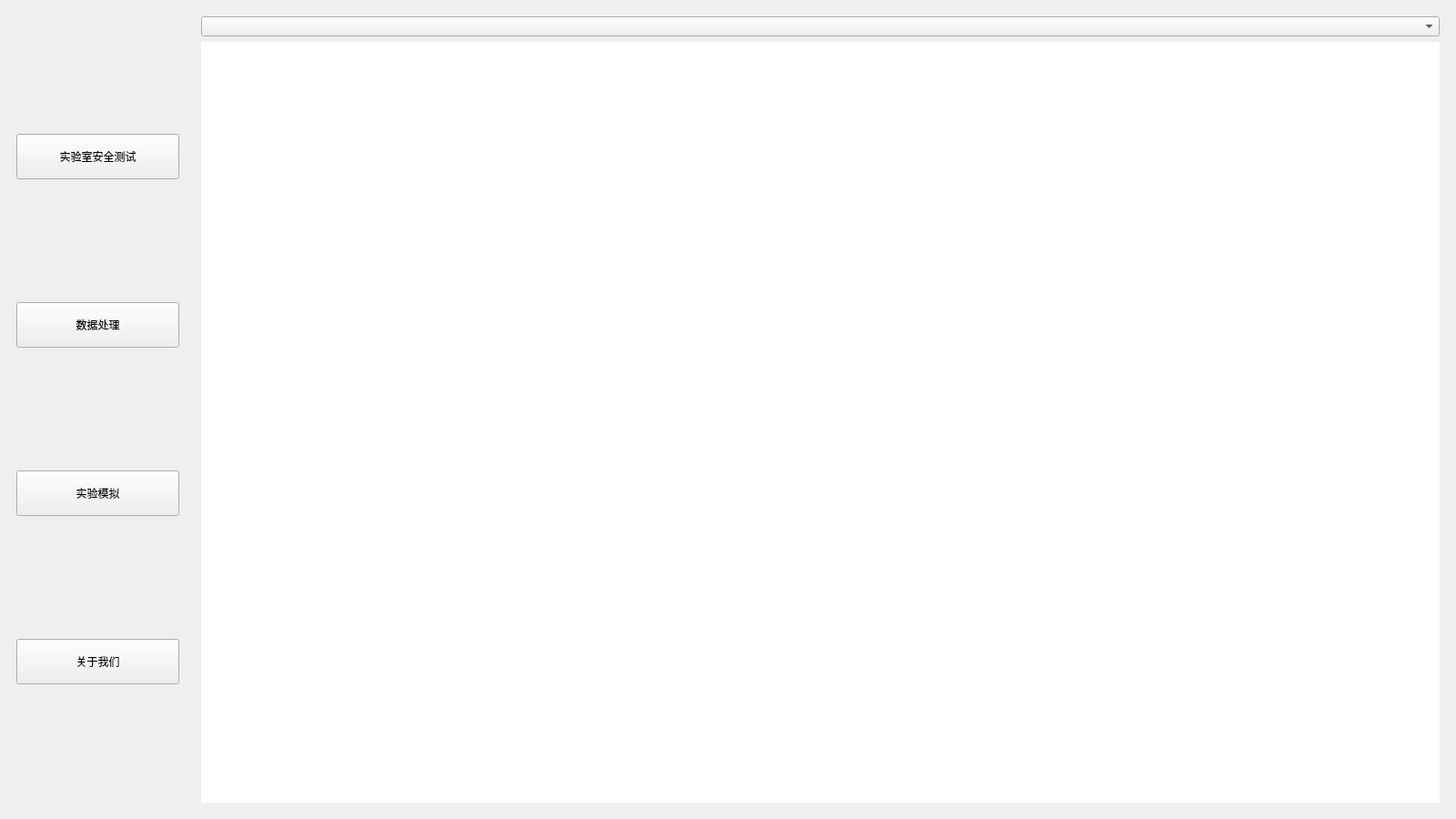
<?xml version="1.0" encoding="UTF-8"?>
<ui version="4.0">
 <class>Form</class>
 <widget class="QWidget" name="Form">
  <property name="geometry">
   <rect>
    <x>0</x>
    <y>0</y>
    <width>1600</width>
    <height>900</height>
   </rect>
  </property>
  <property name="sizePolicy">
   <sizepolicy hsizetype="Fixed" vsizetype="Fixed">
    <horstretch>0</horstretch>
    <verstretch>0</verstretch>
   </sizepolicy>
  </property>
  <property name="maximumSize">
   <size>
    <width>1920</width>
    <height>1080</height>
   </size>
  </property>
  <property name="windowTitle">
   <string>Form</string>
  </property>
  <layout class="QHBoxLayout" name="horizontalLayout">
   <property name="spacing">
    <number>7</number>
   </property>
   <property name="leftMargin">
    <number>0</number>
   </property>
   <property name="topMargin">
    <number>0</number>
   </property>
   <property name="rightMargin">
    <number>0</number>
   </property>
   <property name="bottomMargin">
    <number>0</number>
   </property>
   <item>
    <widget class="QWidget" name="widget" native="true">
     <layout class="QHBoxLayout" name="horizontalLayout_2" stretch="1,7">
      <item>
       <widget class="QWidget" name="widget_2" native="true">
        <property name="styleSheet">
         <string notr="true">#widget_2{border-image: url(:/img/lgz.jpg)}</string>
        </property>
        <layout class="QVBoxLayout" name="verticalLayout_3">
         <item>
          <widget class="QPushButton" name="pushButton">
           <property name="minimumSize">
            <size>
             <width>0</width>
             <height>50</height>
            </size>
           </property>
           <property name="styleSheet">
            <string notr="true"/>
           </property>
           <property name="text">
            <string>实验室安全测试</string>
           </property>
           <property name="flat">
            <bool>false</bool>
           </property>
          </widget>
         </item>
         <item>
          <widget class="QPushButton" name="pushButton_2">
           <property name="minimumSize">
            <size>
             <width>0</width>
             <height>50</height>
            </size>
           </property>
           <property name="styleSheet">
            <string notr="true"/>
           </property>
           <property name="text">
            <string>数据处理</string>
           </property>
          </widget>
         </item>
         <item>
          <widget class="QPushButton" name="pushButton_3">
           <property name="minimumSize">
            <size>
             <width>0</width>
             <height>50</height>
            </size>
           </property>
           <property name="text">
            <string>实验模拟</string>
           </property>
          </widget>
         </item>
         <item>
          <widget class="QPushButton" name="pushButton_4">
           <property name="minimumSize">
            <size>
             <width>0</width>
             <height>50</height>
            </size>
           </property>
           <property name="text">
            <string>关于我们</string>
           </property>
          </widget>
         </item>
        </layout>
       </widget>
      </item>
      <item>
       <widget class="QWidget" name="widget_3" native="true">
        <property name="styleSheet">
         <string notr="true"/>
        </property>
        <layout class="QVBoxLayout" name="verticalLayout">
         <item>
          <widget class="QComboBox" name="comboBox">
           <property name="styleSheet">
            <string notr="true"/>
           </property>
          </widget>
         </item>
         <item>
          <widget class="QWidget" name="widget_4" native="true">
           <property name="styleSheet">
            <string notr="true">background-color: rgb(255, 255, 255);</string>
           </property>
           <widget class="QWidget" name="verticalLayoutWidget">
            <property name="geometry">
             <rect>
              <x>-1</x>
              <y>-1</y>
              <width>1351</width>
              <height>831</height>
             </rect>
            </property>
            <layout class="QVBoxLayout" name="verticalLayout_2"/>
           </widget>
          </widget>
         </item>
        </layout>
       </widget>
      </item>
     </layout>
    </widget>
   </item>
  </layout>
 </widget>
 <resources>
  <include location="images.qrc"/>
 </resources>
 <connections>
  <connection>
   <sender>pushButton</sender>
   <signal>clicked()</signal>
   <receiver>Form</receiver>
   <slot>show_login_pane()</slot>
   <hints>
    <hint type="sourcelabel">
     <x>124</x>
     <y>179</y>
    </hint>
    <hint type="destinationlabel">
     <x>-66</x>
     <y>215</y>
    </hint>
   </hints>
  </connection>
  <connection>
   <sender>pushButton_2</sender>
   <signal>clicked()</signal>
   <receiver>Form</receiver>
   <slot>show_data_process()</slot>
   <hints>
    <hint type="sourcelabel">
     <x>97</x>
     <y>364</y>
    </hint>
    <hint type="destinationlabel">
     <x>-96</x>
     <y>391</y>
    </hint>
   </hints>
  </connection>
  <connection>
   <sender>pushButton_4</sender>
   <signal>clicked()</signal>
   <receiver>Form</receiver>
   <slot>about_us()</slot>
   <hints>
    <hint type="sourcelabel">
     <x>86</x>
     <y>728</y>
    </hint>
    <hint type="destinationlabel">
     <x>-127</x>
     <y>750</y>
    </hint>
   </hints>
  </connection>
  <connection>
   <sender>pushButton_3</sender>
   <signal>clicked()</signal>
   <receiver>Form</receiver>
   <slot>show_simuExp()</slot>
   <hints>
    <hint type="sourcelabel">
     <x>103</x>
     <y>546</y>
    </hint>
    <hint type="destinationlabel">
     <x>-83</x>
     <y>548</y>
    </hint>
   </hints>
  </connection>
 </connections>
 <slots>
  <slot>show_login_pane()</slot>
  <slot>show_data_process()</slot>
  <slot>about_us()</slot>
  <slot>show_simuExp()</slot>
 </slots>
</ui>
